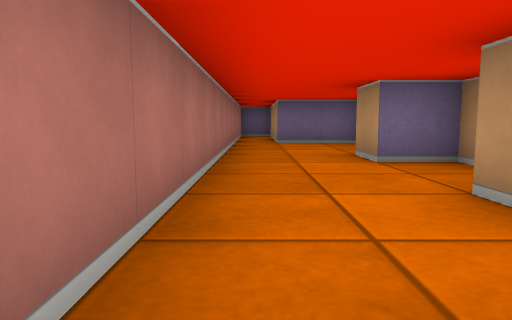
[1] (above)

14 first-person views from a walk through a cub3D ray-caster map. The camera is about half as high as the walls, tilts 6° down and sees 70° across. The floor is counted in squares. Each view is taken from the middle of a square. On the plan, view 1 faces up. The plan holds only what a view shows up to about 9 squares ahead; the rest is blank.

[2]
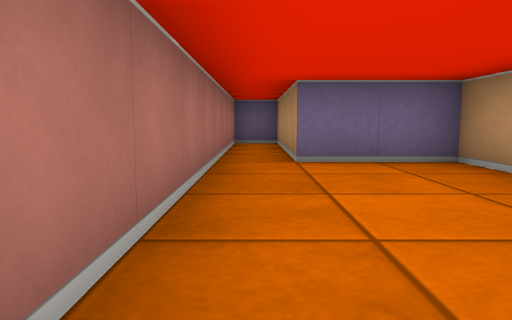

[3]
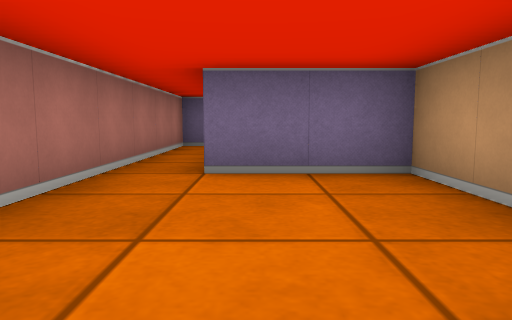

[4]
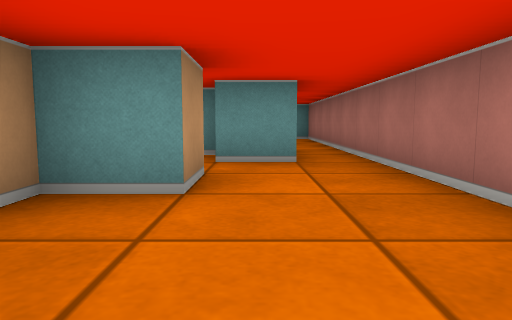

[5]
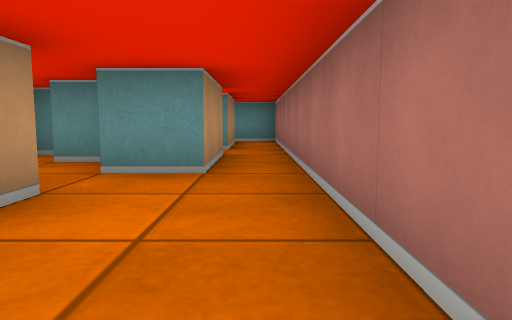

[6]
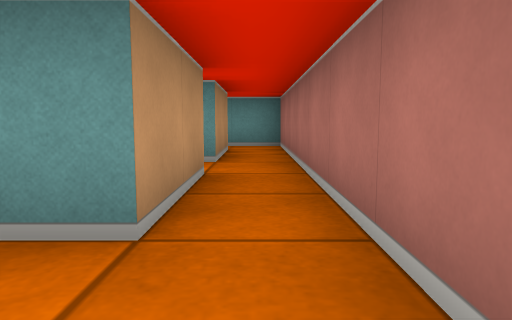

[7]
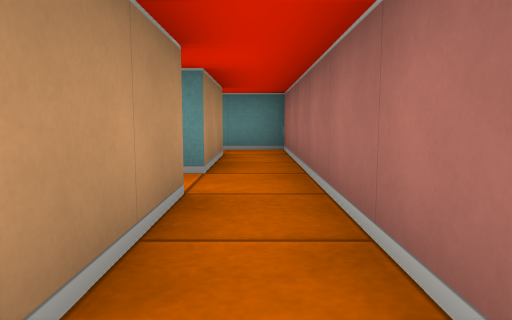

[8]
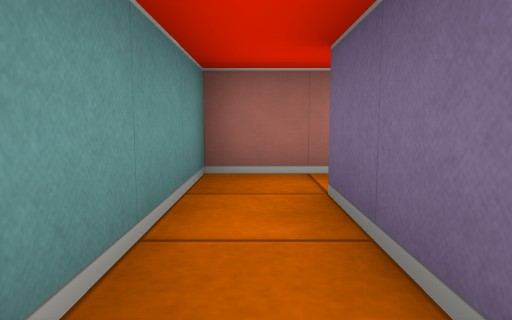

[9]
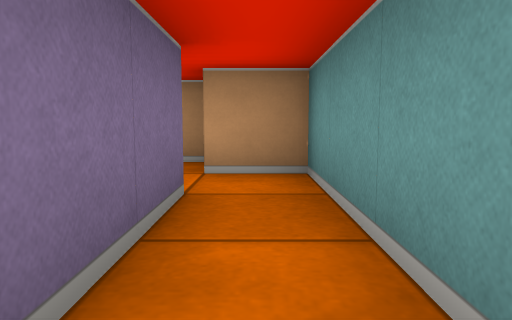

[10]
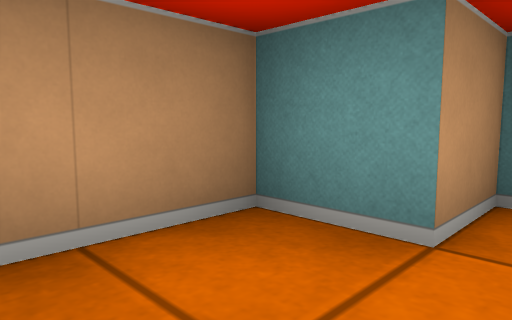

[11]
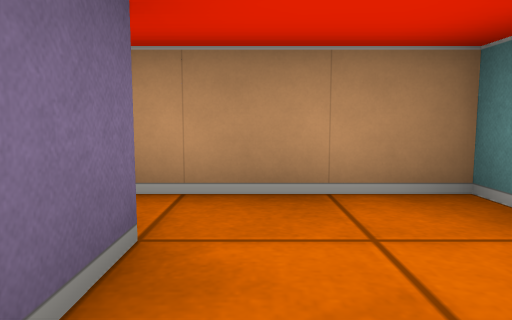

[12]
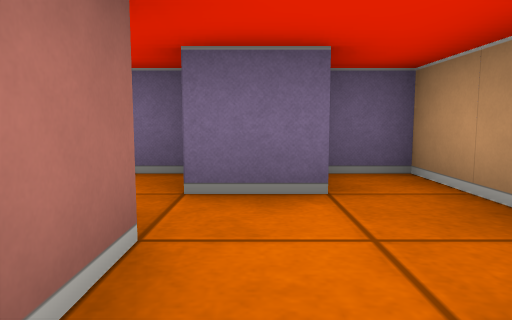

[13]
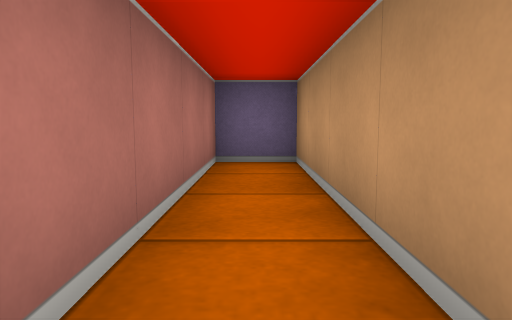

[14]
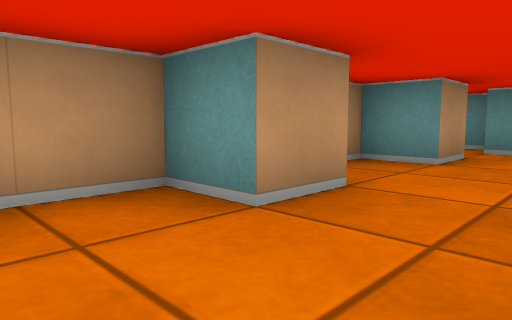

### Floor plan
Points are (right, up) in squares from view 1. A wall is a line through its corners. A room is listed if a view was taken in it or the views show most of it. See-through windows are left out.
Room 1 (views 1, 2, 3, 4, 5, 6, 7, 13, 14)
walls: (1.5, 1.4) (1.5, 2.5) (2.5, 2.5) (2.5, 4.5) (1.5, 4.5) (1.5, 5.5) (2.5, 5.5) (2.5, 8.5) (0.5, 8.5) (0.5, 12.5) (-0.5, 12.5) (-0.5, -1.5); (0.5, -1.5) (0.5, 0.5) (1.5, 0.5)
ways out: opening at (0, -0.5) to room 4; opening at (1, 1)
Room 2 (views 8, 10, 12)
walls: (2.5, -3.5) (2.5, -4.5); (3.6, -2.5) (2.5, -2.5); (2.5, -5.5) (3.5, -5.5) (3.5, -4.5) (4.5, -4.5) (4.5, -1.5) (3.6, -1.5)
ways out: opening at (1.5, -5) to room 3; opening at (2, -3) to room 4
Room 3 (view 9)
walls: (-0.5, -2.5) (-0.5, -5.5) (2.5, -5.5); (2.5, -4.5) (0.5, -4.5) (0.5, -2.5)
ways out: opening at (1.5, -5) to room 2; opening at (0, -3.5) to room 4
Room 4 (view 11)
walls: (2.4, -1.5) (1.8, -1.5); (-0.5, -1.5) (-0.5, -2.5)
ways out: opening at (0, -0.5) to room 1; opening at (2, -3) to room 2; opening at (0, -3.5) to room 3

Positions as (right, up) in squares from view 1, and headings:
1: (0, 0), facing up
2: (0, 4), facing up
3: (1, 5), facing up
4: (1, 5), facing down
5: (0, 4), facing down
6: (0, 2), facing down
7: (0, 1), facing down
8: (3, -5), facing left
9: (0, -5), facing right
10: (3, -3), facing down-right
11: (2, -3), facing right
12: (3, -5), facing up
13: (0, 8), facing up
14: (0, 7), facing down-right
